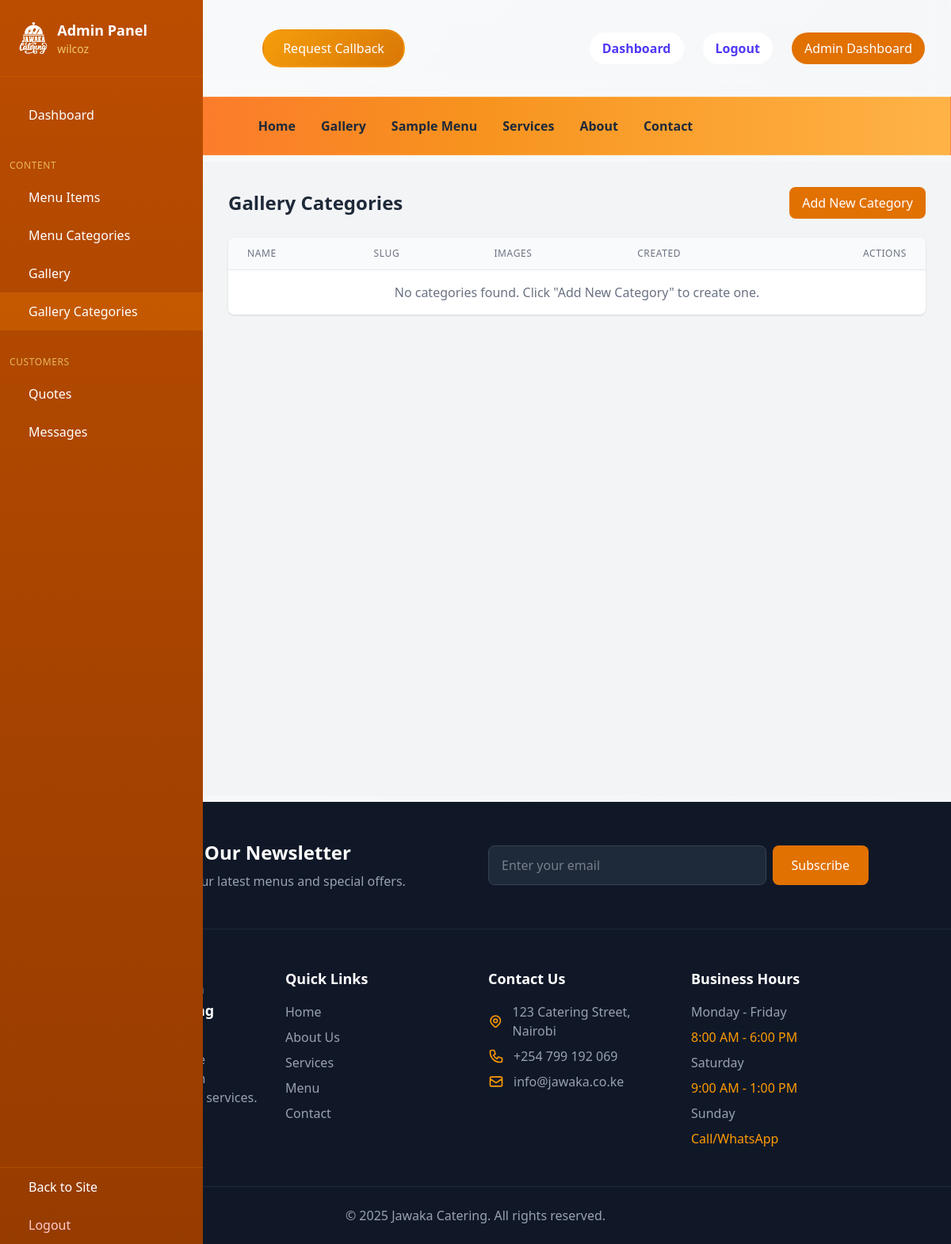
The app's page /custom-admin/gallery-categories/ (signed in), older data.
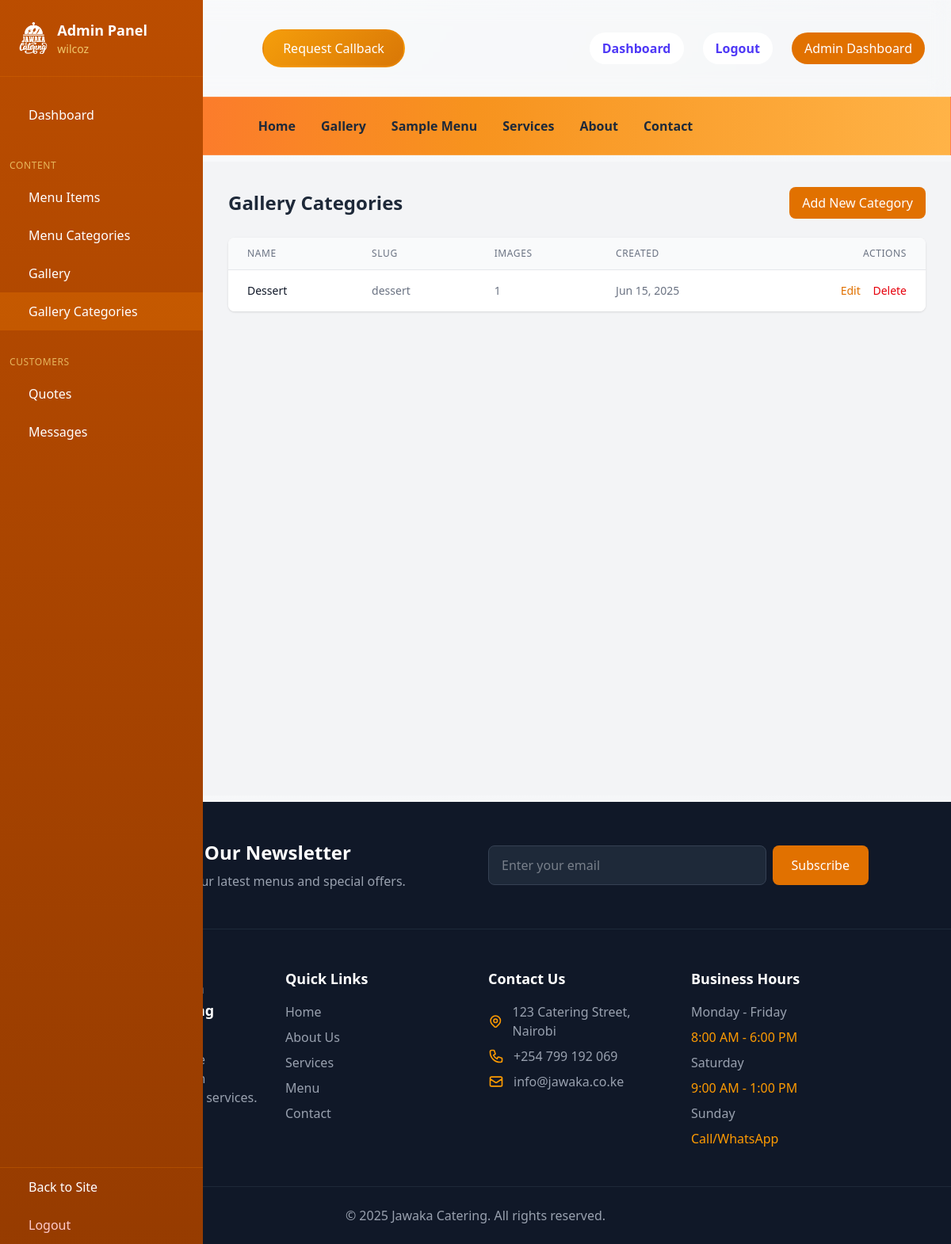
The same page, newer data.
### japp/models.py (models this page shows, shortened)
class GalleryCategory(models.Model):
    name = models.CharField(max_length=200)
    slug = models.SlugField(unique=True)
    description = models.TextField(blank=True)
    created_at = models.DateTimeField(default=timezone.now)
    class Meta:
        verbose_name_plural = 'Gallery Categories'
        ordering = ['name']

### japp/views.py (the view)
# urls.py: path('custom-admin/gallery-categories/', views.admin_gallery_categories, name='admin_gallery_categories'),
@staff_member_required
def admin_gallery_categories(request):
    categories = GalleryCategory.objects.all()
    context = {
        'categories': categories,
        'active_tab': 'gallery_categories'
    }
    return render(request, 'japp/admin/gallery_categories.html', context)

### japp/templates/japp/admin/gallery_categories.html (shortened to what this page needs)
{% extends 'base.html' %}
{% load static %}
{% block content %}
<div class="min-h-screen bg-gray-100">
    {% include 'japp/admin/includes/sidebar.html' with active_tab='gallery_categories' %}
    <div class="ml-64 p-8">
        <div class="mb-6 flex justify-between items-center">
            <h1 class="text-2xl font-bold text-gray-800">Gallery Categories</h1>
            <a href="{% url 'japp:admin_gallery_category_add' %}"
               class="bg-amber-600 text-white px-4 py-2 rounded-lg hover:bg-amber-700 transition-colors">
                Add New Category
            </a>
        </div>
        <div class="bg-white rounded-lg shadow-sm overflow-hidden">
            <table class="min-w-full divide-y divide-gray-200">
                <thead class="bg-gray-50">
                    <tr>
                        <th class="px-6 py-3 text-left text-xs font-medium text-gray-500 uppercase tracking-wider">Name</th>
                        <th class="px-6 py-3 text-left text-xs font-medium text-gray-500 uppercase tracking-wider">Slug</th>
                        <th class="px-6 py-3 text-left text-xs font-medium text-gray-500 uppercase tracking-wider">Images</th>
                        <th class="px-6 py-3 text-left text-xs font-medium text-gray-500 uppercase tracking-wider">Created</th>
                        <th class="px-6 py-3 text-right text-xs font-medium text-gray-500 uppercase tracking-wider">Actions</th>
                    </tr>
                </thead>
                <tbody class="bg-white divide-y divide-gray-200">
                    {% for category in categories %}
                    <tr>
                        <td class="px-6 py-4 whitespace-nowrap">
                            <div class="text-sm font-medium text-gray-900">{{ category.name }}</div>
                        </td>
                        <td class="px-6 py-4 whitespace-nowrap">
                            <div class="text-sm text-gray-500">{{ category.slug }}</div>
                        </td>
                        <td class="px-6 py-4 whitespace-nowrap">
                            <div class="text-sm text-gray-500">{{ category.images.count }}</div>
                        </td>
                        <td class="px-6 py-4 whitespace-nowrap text-sm text-gray-500">
                            {{ category.created_at|date:"M d, Y" }}
                        </td>
                        <td class="px-6 py-4 whitespace-nowrap text-right text-sm font-medium">
                            <a href="{% url 'japp:admin_gallery_category_edit' category.id %}"
                               class="text-amber-600 hover:text-amber-900">Edit</a>
                            <button onclick="confirmDelete({{ category.id }}, '{{ category.name|escapejs }}')"
                                    class="ml-3 text-red-600 hover:text-red-900">Delete</button>
                        </td>
                    </tr>
                    {% empty %}
                    <tr>
                        <td colspan="5" class="px-6 py-4 text-center text-gray-500">
                            No categories found. Click "Add New Category" to create one.
                        </td>
                    </tr>
                    {% endfor %}
                </tbody>
            </table>
        </div>
    </div>
</div>
{% endblock %}

Row changes from the older to the newer data that the page shows:
added GalleryCategory: name "Dessert", slug "dessert", images.count "1", created_at "Jun 15, 2025"
Text that changed along with them:
text no longer shown: "No categories found. Click \"Add New Category\" to create one."
